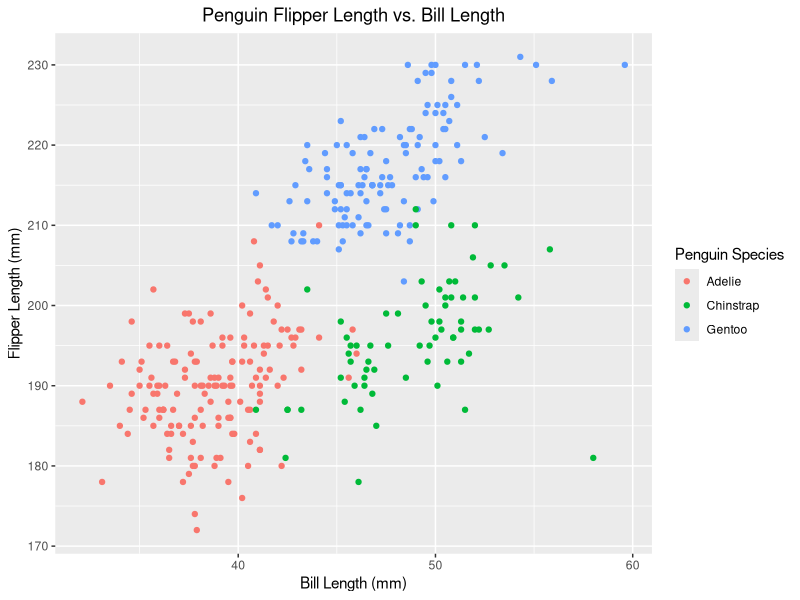
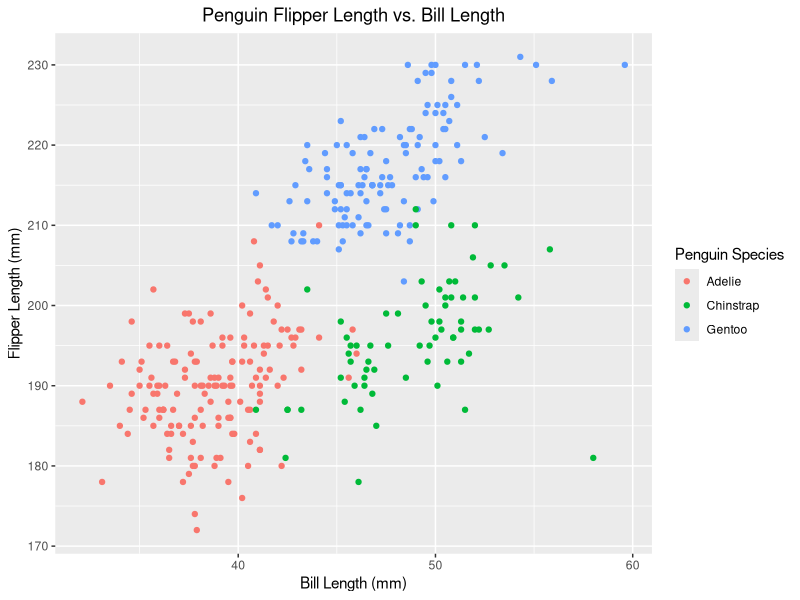

These figures' R source, in order:
## ---- chunk 1
library(tidyverse)
## ---- chunk 2
data("penguins", package = "palmerpenguins")
## ---- chunk 3
penguins #General observation of the data frame.

nrow(penguins) #Obtaining number of rows
ncol(penguins) #Obtaining number of columns

#To obtain the mean value of the flipper length, we use the pull function and remove the missing values using 'na.rm':
mean(pull(penguins, flipper_length_mm), na.rm = TRUE)
sd(pull(penguins, flipper_length_mm), na.rm = TRUE)

#Also analyzing bill length, since this is an important variable that we will be analyzing:
mean(pull(penguins, bill_length_mm), na.rm = TRUE)
sd(pull(penguins, bill_length_mm), na.rm = TRUE)

#Using inline R code below...

## ---- chunk 4
#Using ggplot (part of 'tidyverse' package). Note that ggplot automatically removes NA values from scatter plot:

ggplot(penguins, aes(x = bill_length_mm, 
                     y = flipper_length_mm,
                     color = species)) +  #Coloring per 'species' variable
    geom_point() +
  
#Adding labels to my scatter plot (I know this code syntax per previous experience with ggplot in another class and work)
  
  labs(title = "Penguin Flipper Length vs. Bill Length",
       x = "Bill Length (mm)",
       y = "Flipper Length (mm)",
       color = "Penguin Species") +
  
  theme(plot.title = element_text(hjust = 0.5)) #Centering my title

#Saving my plot using 'ggsave':

ggsave(filename = "DSI_HW1_Problem1.jpg")

## ---- chunk 5
set.seed(0) #Setting seed to make sure you are getting the same output as me

new_df = tibble(
  vec_sample = rnorm(10, mean = 1), #Random sample of 10 and mean equal to 1
  vec_log = vec_sample > 0, #Logical vector checking if the sample's elements are above zero
  vec_char = c("This", "is", "my", "ten", "character", "vector", "with", "great", "joy", "woohoo!"), #Character vector
  vec_factor = factor(c("Mexican", "Japanese", "Japanese", "Mexican", "Lebanese", "Lebanese", "Mexican", "Mexican", "Lebanese", "Japanese")) #Factor vector with three nationality levels
)
## ---- chunk 6

mean(pull(new_df, vec_sample))
mean(pull(new_df, vec_log))
mean(pull(new_df, vec_char))
mean(pull(new_df, vec_factor))

## ---- chunk 7

#Observing my vectors converted using 'as.numeric':
as.numeric(pull(new_df, vec_sample))
as.numeric(pull(new_df, vec_log))
as.numeric(pull(new_df, vec_char))
as.numeric(pull(new_df, vec_factor))
